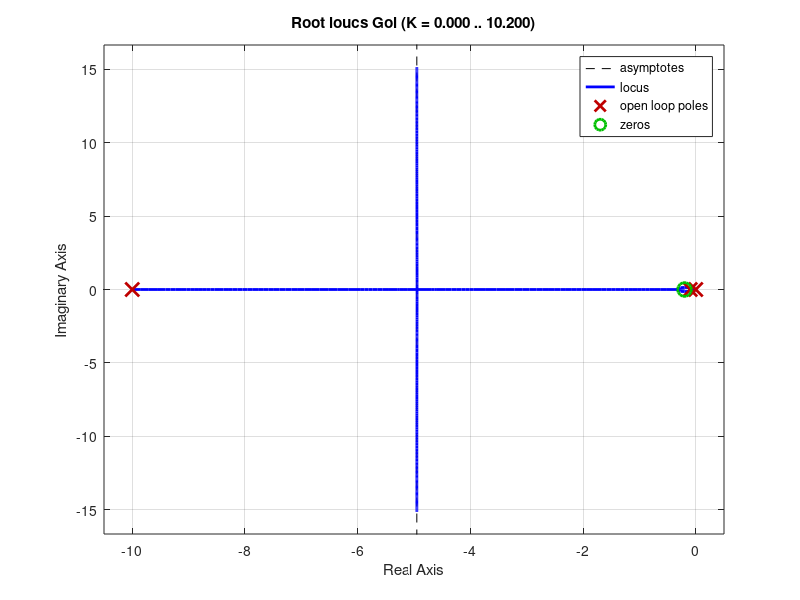
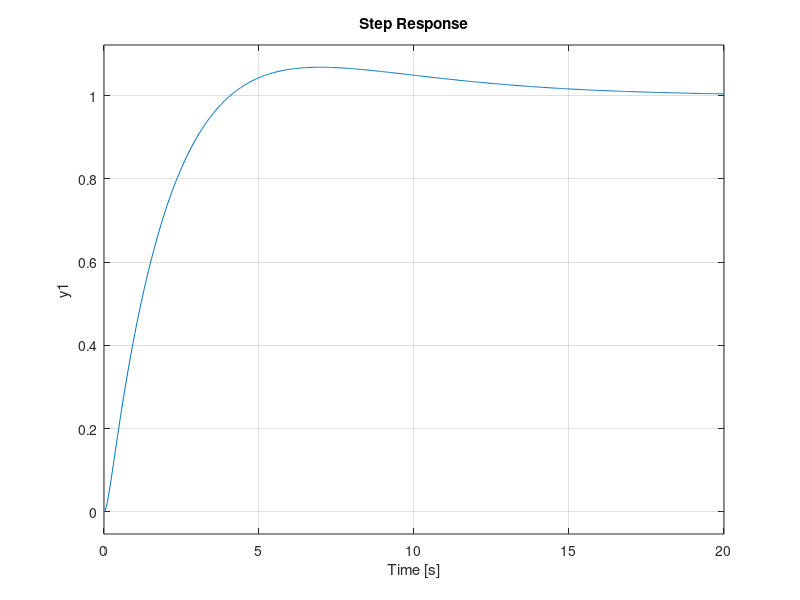
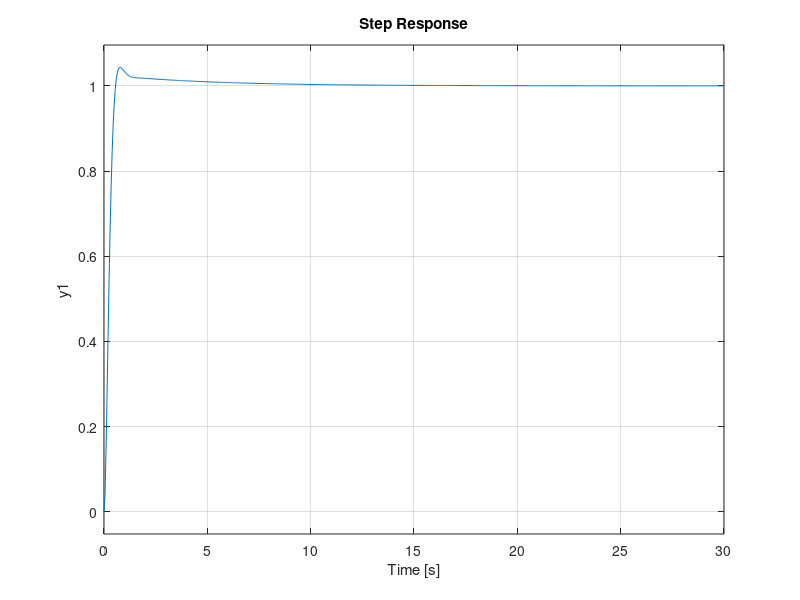

These charts were generated, in order, by the following MATLAB code:

s = tf('s');
Gp = 25/((s+0.1)*(s+10));
Kp = 1;
c = 0.2;
Ki = Kp*c;
Gc = Kp*(s+c)/s;
Gol = Gc*Gp;
figure
rlocus(Gol);
K = 0.225;
T = feedback( K*Gc*Gp, 1);
figure
step(T);
% tr = 3s too slow. overshoot just <8%
%%% will pick a new K with c = 0.2
figure
K = 1.66;
T = feedback(K*Gol,1);
step(T);
%%%% tr = 0.43 s // overshoot 4%
%%%Άρα:
% Κολ = Ka*Kp*25
% Με Kp=1 Ka=1.66 Aρα το ιδιο με Κp=1.66 Ka=1 -> Ki = Kp*c = 1.66*0.2 = 0.332
% Kp = 1.66 Ki = 0.332 Ka=1
